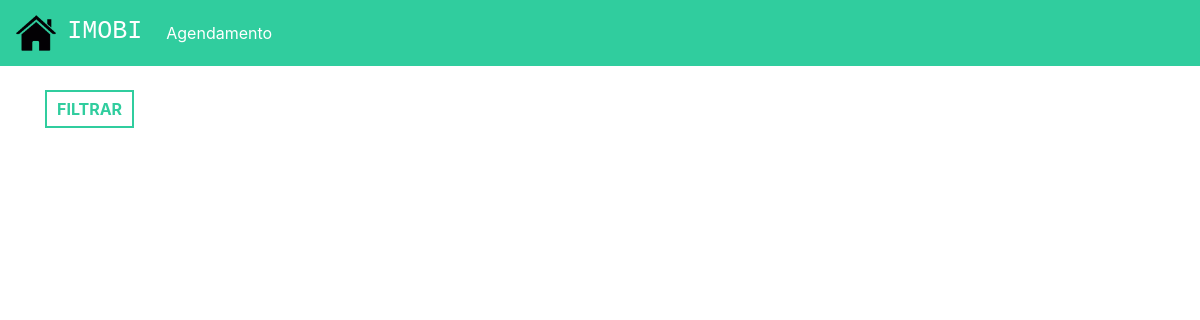
The app's page / (signed in), older data.
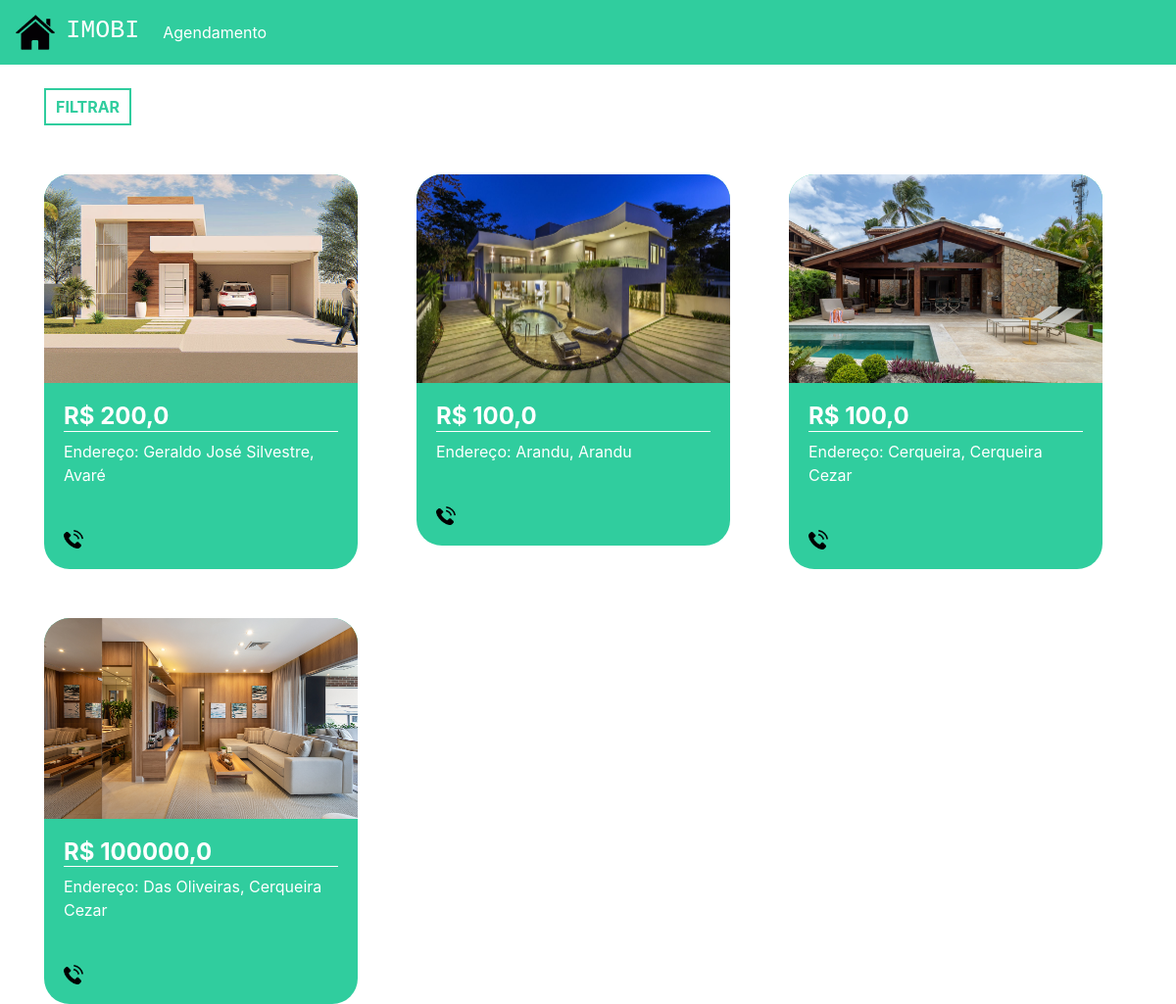
The same page, newer data.
### plataforma/models.py (models this page shows, shortened)
class Imovel(models.Model):
    choices = (('V', 'Venda'),
              ('A', 'Aluguel'))
    choices_imovel = (('A', 'Apartamento'),
                      ('C', 'Casa'))
    imagens      = models.ManyToManyField(Imagem)
    valor        = models.FloatField()
    quartos      = models.IntegerField()
    tamanho      = models.FloatField()
    cidade       = models.ForeignKey(Cidade, on_delete=models.DO_NOTHING)
    rua          = models.CharField(max_length=50)
    tipo         = models.CharField(max_length=1, choices=choices)
    tipo_imovel  = models.CharField(max_length=1, choices=choices_imovel)
    numero       = models.IntegerField()
    descricao    = models.TextField()
    dias_visita  = models.ManyToManyField(DiasVisita)
    horarios     = models.ManyToManyField(Horario)
    class Meta:
        verbose_name = "Imóvel"
        verbose_name_plural = "Imóveis"

class Imagem(models.Model):
    img = models.ImageField(upload_to='img')
    class Meta:
        verbose_name = "Imagem"
        verbose_name_plural = "Imagens"

class Cidade(models.Model):
    nome = models.CharField(max_length=30)
    def __str__(self) -> str:
        return self.nome

### plataforma/views.py (the view)
# urls.py: 2. Add a URL to urlpatterns:  path('', views.home, name='home')
@login_required(login_url='/auth/logar/')
def home(request):
    preco_minimo = request.GET.get('preco_minimo')
    preco_maximo = request.GET.get('preco_maximo')
    cidade = request.GET.get('cidade')
    tipo = request.GET.getlist('tipo')
    if preco_minimo or preco_maximo or cidade or tipo:
        if not preco_minimo:
            preco_minimo = 0
        if not preco_maximo:
            preco_maximo = 99999999999
        if not tipo:
            tipo = ['A', 'C']
        imoveis = Imovel.objects.filter(valor__gte=preco_minimo)\
                                .filter(valor__lte=preco_maximo)\
                                .filter(tipo_imovel__in=tipo).filter(cidade=cidade)
    else:
        imoveis = Imovel.objects.all()
    imoveis = Imovel.objects.all()
    cidades = Cidade.objects.all()
    return render(request, 'home.html', {'imoveis': imoveis, 'cidades': cidades})

### plataforma/templates/home.html (shortened to what this page needs)
{% extends 'base.html' %}
{% load static %}
{% block 'head' %}
<link rel="stylesheet" href="{% static 'plataforma/css/home.css' %}">
{% endblock %}
{% block 'body' %}
<div class="container">
    <br>
    <button type="button" class="btn_filtrar" data-toggle="modal" data-target="#exampleModal">
        FILTRAR
    </button>
    <div class="row">
        {% for imovel in imoveis %}
        <div class="col-md cont">
            <div class="card_imovel">
                <img class="img_capa_imovel" src="{{imovel.imagens.all.0.img.url}}">
                <div class="informacoes_imoveis">
                    <a class="a_none" href="{% url 'imovel' imovel.id %}">
                        <h4 class="valor">R$ {{imovel.valor}}</h4>
                    </a>
                    <p>Endereço: {{imovel.rua}}, {{imovel.cidade}} </p>
                    <br>
                    <img width="7%" src="{% static 'plataforma/img/telephone.png' %}">
                </div>
            </div>
        </div>
        {% endfor %}
    </div>
</div>
{% endblock %}

### templates/base.html (shortened to what this page needs)
{% load static %}
<!doctype html>
<html lang="pt-BR">
<head>
    {% block 'head' %}{% endblock %}
    <link rel="stylesheet" href="https://cdn.jsdelivr.net/npm/bootstrap@4.6.1/dist/css/bootstrap.min.css">
</head>
<body>
    {% if user.is_authenticated %}
    <nav class="navbar navbar-expand-lg navbar-dark bg_navbar">
        <a class="navbar-brand" href="{% url 'home' %}">
            <img width="40" src="{% static 'autenticacao/img/home-page.png' %}">
            &nbsp<h3 class="font_logo">IMOBI</h3></a>
        <div class="collapse navbar-collapse" id="navbarNav">
            <ul class="navbar-nav">
                <li class="nav-item active">
                    <a class="nav-link" href="{% url 'agendamentos' %}">Agendamento</a>
                </li>
            </ul>
        </div>
    </nav>
    {% endif %}
    {% block 'body' %}{% endblock %}
</body>
</html>

### templates/static/plataforma/css/home.css (style rules this page uses)
.bg_navbar { background-color: #30CD9E; }
.font_logo { font-family: 'Courier New', Courier, monospace; font-size: 25px; display: inline; }
.card_imovel { background-color: #30CD9E; width: 20rem; margin-top: 50px; border-radius: 26px; }
.img_capa_imovel { width: 100%; border-top-left-radius: 26px; border-top-right-radius: 26px; }
.informacoes_imoveis { padding: 20px; color: white; }
.valor { font-weight: bold; border-bottom: 1px solid white; }
.btn_filtrar { border: none; background-color: transparent; border: 2px solid #30CD9E; color: #30CD9E; padding: 5px 10px 5px 10px; font-weight: bold; }
.a_none { color: white; }

Row changes from the older to the newer data that the page shows:
added Imovel: imagens.all.0.img (picture), valor "200,0", rua "Geraldo José Silvestre", cidade "Avaré"
added Imovel: imagens.all.0.img (picture), valor "100,0", rua "Arandu", cidade "Arandu"
added Imovel: imagens.all.0.img (picture), valor "100,0", rua "Cerqueira", cidade "Cerqueira Cezar"
added Imovel: imagens.all.0.img (picture), valor "100000,0", rua "Das Oliveiras", cidade "Cerqueira Cezar"
